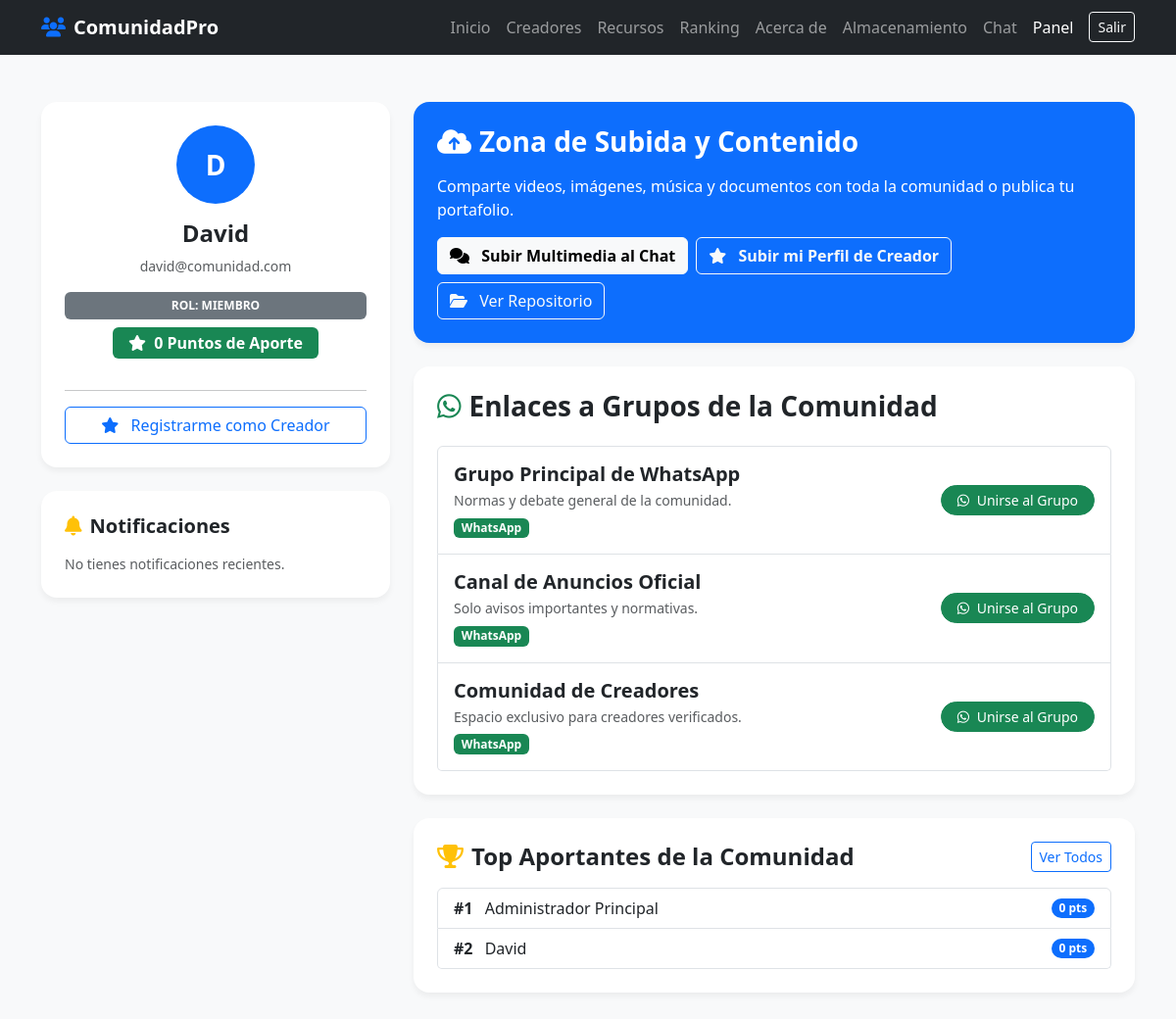
The app's page /dashboard (signed in) with its own data.
### tables this page shows
CREATE TABLE usuarios (
            id INTEGER PRIMARY KEY AUTOINCREMENT,
            nombre TEXT NOT NULL,
            email TEXT UNIQUE NOT NULL,
            password TEXT NOT NULL,
            rol TEXT DEFAULT 'miembro', -- 'admin', 'moderador', 'creador', 'miembro'
            estado TEXT DEFAULT 'activo', -- 'activo', 'suspendido'
            puntos_contribucion INTEGER DEFAULT 0,
            nivel_maximo INTEGER DEFAULT 1,
            creado_en TIMESTAMP DEFAULT CURRENT_TIMESTAMP
        );

CREATE TABLE enlaces_grupo (
            id INTEGER PRIMARY KEY AUTOINCREMENT,
            titulo TEXT NOT NULL,
            url TEXT NOT NULL,
            descripcion TEXT,
            categoria TEXT DEFAULT 'WhatsApp'
        );

### gestor_comunidad.py (the view)
@app.route('/dashboard')
def dashboard():
    user = get_current_user()
    if not user:
        flash("Inicia sesión para continuar.", "error")
        return redirect(url_for('login'))
    conn = get_db_connection()
    conn.row_factory = sqlite3.Row
    c = conn.cursor()
    c.execute("SELECT * FROM enlaces_grupo")
    enlaces = c.fetchall()
    c.execute("SELECT * FROM creadores WHERE usuario_id = ?", (user['id'],))
    mi_perfil_creador = c.fetchone()
    c.execute("SELECT * FROM usuarios ORDER BY puntos_contribucion DESC LIMIT 10")
    top_aportantes = c.fetchall()
    c.execute("SELECT * FROM notificaciones WHERE usuario_id = ? ORDER BY creado_en DESC LIMIT 10", (user['id'],))
    notificaciones = c.fetchall()
    conn.close()
    return render_template('community_dashboard.html', usuario=user, enlaces=enlaces, mi_perfil_creador=mi_perfil_creador, top_aportantes=top_aportantes, notificaciones=notificaciones)

### gestor_comunidad.py (called while the page is built)
def get_db_connection():
    conn = sqlite3.connect(DB_PATH, timeout=30.0)
    conn.row_factory = sqlite3.Row
    try:
        conn.execute("PRAGMA journal_mode=WAL;")
        conn.execute("PRAGMA synchronous=NORMAL;")
    except Exception:
        pass
    return conn

@app.context_processor
def inject_config():
    try:
        conn = get_db_connection()
        conn.row_factory = sqlite3.Row
        rows = conn.execute("SELECT clave, valor FROM configuracion_plataforma").fetchall()
        conn.close()
        cfg = {row['clave']: row['valor'] for row in rows}
    except Exception:
        cfg = {
            "titulo_plataforma": "ComunidadPro",
            "color_principal": "#667eea",
            "color_secundario": "#764ba2",
            "mensaje_bienvenida": "Únete a nuestros grupos oficiales y descubre talento de creadores independientes.",
            "footer_texto": "ComunidadPro - Todos los derechos reservados 2026",
            "modo_juegos_activo": "1"
        }
    return dict(cfg=cfg)

def get_current_user():
    if "user_id" in session:
        conn = get_db_connection()
        conn.row_factory = sqlite3.Row
        c = conn.cursor()
        c.execute("SELECT * FROM usuarios WHERE id = ?", (session["user_id"],))
        user = c.fetchone()
        conn.close()
        if user:
            return dict(user)
    return None

### templates/community_dashboard.html (shortened to what this page needs)
<!DOCTYPE html>
<html lang="es">
<head>
    <link href="https://cdn.jsdelivr.net/npm/bootstrap@5.3.0/dist/css/bootstrap.min.css" rel="stylesheet">
    <link rel="stylesheet" href="https://cdnjs.cloudflare.com/ajax/libs/font-awesome/6.4.0/css/all.min.css">
</head>
<body>
    <nav class="navbar navbar-expand-lg navbar-dark bg-dark">
        <div class="container">
            <a class="navbar-brand fw-bold" href="{{ url_for('index') }}"><i class="fas fa-users text-primary me-2"></i>ComunidadPro</a>
            <div class="collapse navbar-collapse" id="navbarNav">
                <ul class="navbar-nav ms-auto">
                    <li class="nav-item"><a class="nav-link" href="{{ url_for('index') }}">Inicio</a></li>
                    <li class="nav-item"><a class="nav-link" href="{{ url_for('creadores') }}">Creadores</a></li>
                    <li class="nav-item"><a class="nav-link" href="{{ url_for('recursos') }}">Recursos</a></li>
                    <li class="nav-item"><a class="nav-link" href="{{ url_for('ranking_comunidad') }}">Ranking</a></li>
                    <li class="nav-item"><a class="nav-link" href="{{ url_for('about') }}">Acerca de</a></li>
                    <li class="nav-item"><a class="nav-link" href="{{ url_for('almacenamiento_vista') }}">Almacenamiento</a></li>
                    <li class="nav-item"><a class="nav-link" href="{{ url_for('chat_comunidad_vista') }}">Chat</a></li>
                    <li class="nav-item"><a class="nav-link active" href="{{ url_for('dashboard') }}">Panel</a></li>
                    <li class="nav-item"><a class="btn btn-outline-light btn-sm ms-2 mt-1" href="{{ url_for('logout') }}">Salir</a></li>
                </ul>
            </div>
        </div>
    </nav>
    <div class="container my-5">
        <div class="row">
            <div class="col-md-4 mb-4">
                <div class="card p-4 text-center">
                    {% if mi_perfil_creador and mi_perfil_creador.avatar %}
                        <img src="{{ url_for('static', filename='uploads/' + mi_perfil_creador.avatar) }}" class="rounded-circle mx-auto mb-3" style="width: 80px; height: 80px; object-fit: cover;">
                    {% else %}
                        <div class="bg-primary text-white rounded-circle mx-auto d-flex align-items-center justify-content-center fw-bold fs-3 mb-3" style="width: 80px; height: 80px;">
                            {{ usuario.nombre[0]|upper }}
                        </div>
                    {% endif %}
                    <h4 class="fw-bold">{{ usuario.nombre }}</h4>
                    <p class="text-muted small">{{ usuario.email }}</p>
                    <span class="badge bg-{{ 'warning text-dark' if usuario.rol == 'admin' else ('info' if usuario.rol == 'creador' else 'secondary') }} py-2 mb-2 text-uppercase">
                        Rol: {{ usuario.rol }}
                    </span>
                    <div class="mb-3">
                        <span class="badge bg-success fs-6 px-3 py-2"><i class="fas fa-star me-1"></i> {{ usuario.puntos_contribucion }} Puntos de Aporte</span>
                    </div>
                    <hr>
                    <div class="d-grid gap-2">
                        <a href="{{ url_for('registrar_creador') }}" class="btn btn-outline-primary">
                            <i class="fas fa-star me-2"></i> {{ 'Editar Perfil de Creador' if mi_perfil_creador else 'Registrarme como Creador' }}
                        </a>
                    </div>
                </div>
                <div class="card p-4 mt-4 bg-white">
                    <h5 class="fw-bold mb-3"><i class="fas fa-bell text-warning me-2"></i>Notificaciones</h5>
                    {% if notificaciones %}
                        <div class="list-group list-group-flush">
                            {% for n in notificaciones %}
                                <div class="list-group-item px-0 py-2">
                                    <h6 class="mb-1 fw-bold fs-6">{{ n.titulo }}</h6>
                                    <p class="mb-1 small text-muted">{{ n.mensaje }}</p>
                                    <small class="text-secondary" style="font-size: 0.7rem;">{{ n.creado_en }}</small>
                                </div>
                            {% endfor %}
                        </div>
                    {% else %}
                        <p class="text-muted small mb-0">No tienes notificaciones recientes.</p>
                    {% endif %}
                </div>
            </div>
            <div class="col-md-8">
                <div class="card p-4 mb-4 bg-primary text-white">
                    <h3 class="fw-bold mb-3"><i class="fas fa-cloud-upload-alt me-2"></i>Zona de Subida y Contenido</h3>
                    <p class="mb-3">Comparte videos, imágenes, música y documentos con toda la comunidad o publica tu portafolio.</p>
                    <div class="d-flex flex-wrap gap-2">
                        <a href="{{ url_for('chat_comunidad_vista') }}" class="btn btn-light fw-bold">
                            <i class="fas fa-comments me-2"></i> Subir Multimedia al Chat
                        </a>
                        <a href="{{ url_for('registrar_creador') }}" class="btn btn-outline-light fw-bold">
                            <i class="fas fa-star me-2"></i> {{ 'Editar mi Contenido de Creador' if mi_perfil_creador else 'Subir mi Perfil de Creador' }}
                        </a>
                        <a href="{{ url_for('recursos') }}" class="btn btn-outline-light">
                            <i class="fas fa-folder-open me-2"></i> Ver Repositorio
                        </a>
                    </div>
                </div>
                <div class="card p-4 mb-4">
                    <h3 class="fw-bold mb-4"><i class="fab fa-whatsapp text-success me-2"></i>Enlaces a Grupos de la Comunidad</h3>
                    <div class="list-group">
                        {% for enlace in enlaces %}
                            <div class="list-group-item list-group-item-action d-flex justify-content-between align-items-center py-3">
                                <div>
                                    <h5 class="mb-1 fw-bold">{{ enlace.titulo }}</h5>
                                    <p class="mb-1 text-muted small">{{ enlace.descripcion }}</p>
                                    <span class="badge bg-success small">{{ enlace.categoria }}</span>
                                </div>
                                <a href="{{ enlace.url }}" target="_blank" class="btn btn-success btn-sm px-3 rounded-pill">
                                    <i class="fab fa-whatsapp me-1"></i> Unirse al Grupo
                                </a>
                            </div>
                        {% endfor %}
                    </div>
                </div>
                <div class="card p-4">
                    <div class="d-flex justify-content-between align-items-center mb-3">
                        <h4 class="fw-bold mb-0"><i class="fas fa-trophy text-warning me-2"></i>Top Aportantes de la Comunidad</h4>
                        <a href="{{ url_for('ranking_comunidad') }}" class="btn btn-sm btn-outline-primary">Ver Todos</a>
                    </div>
                    <div class="list-group">
                        {% for aportante in top_aportantes[:5] %}
                            <div class="list-group-item d-flex justify-content-between align-items-center">
                                <div>
                                    <span class="fw-bold me-2">#{{ loop.index }}</span>
                                    <span>{{ aportante.nombre }}</span>
                                </div>
                                <span class="badge bg-primary rounded-pill">{{ aportante.puntos_contribucion }} pts</span>
                            </div>
                        {% endfor %}
                    </div>
                </div>
            </div>
        </div>
    </div>
</body>
</html>

### templates/community_dashboard.html (style rules this page uses)
body { background-color: #f8f9fa; font-family: 'Segoe UI', Tahoma, Geneva, Verdana, sans-serif; }
.card { border: none; border-radius: 1rem; box-shadow: 0 4px 6px rgba(0,0,0,0.05); }

### records on screen
usuarios: nombre "D", nombre "David", email "david@comunidad.com", rol "MIEMBRO", puntos_contribucion "0"
enlaces_grupo: titulo "Grupo Principal de WhatsApp", descripcion "Normas y debate general de la comunidad.", categoria "WhatsApp"
enlaces_grupo: titulo "Canal de Anuncios Oficial", descripcion "Solo avisos importantes y normativas.", categoria "WhatsApp"
enlaces_grupo: titulo "Comunidad de Creadores", descripcion "Espacio exclusivo para creadores verificados.", categoria "WhatsApp"
usuarios: nombre "Administrador Principal", puntos_contribucion "0"
